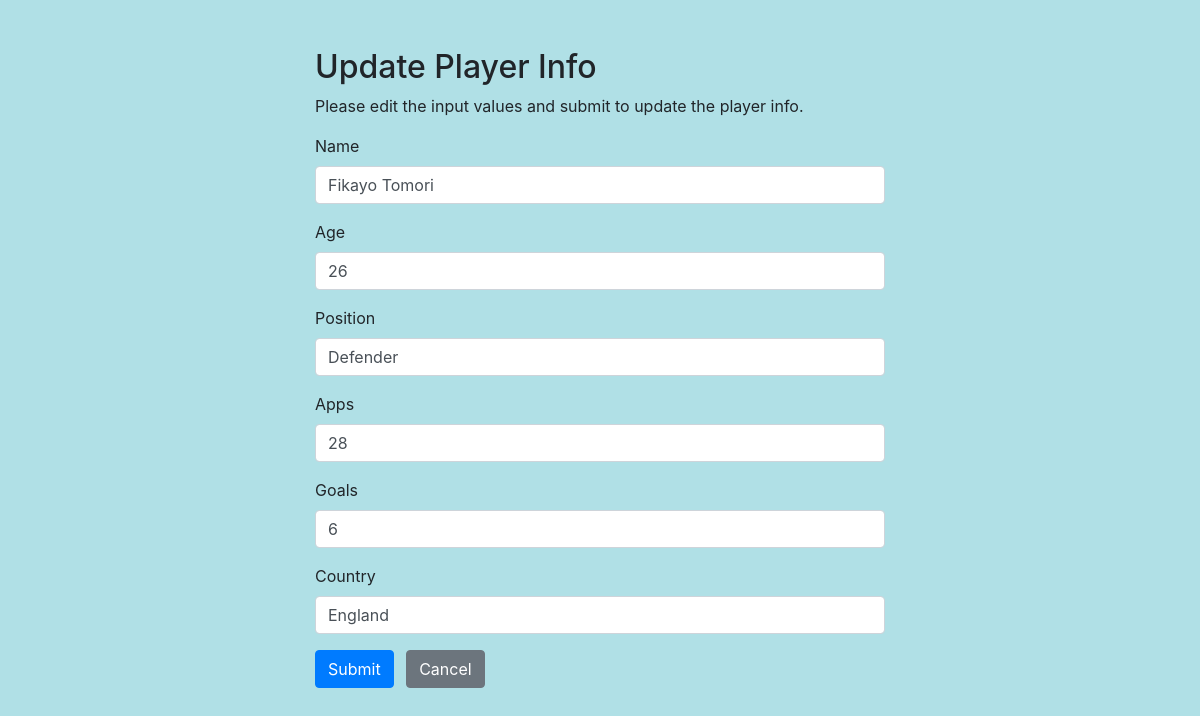
Page /update_player.php?id=1 on the committed database.
### tables this page shows
CREATE TABLE `players` (
  `Country` text NOT NULL,
  `id` int(100) NOT NULL,
  `Position` varchar(100) NOT NULL,
  `Name` varchar(100) NOT NULL,
  `age` int(100) NOT NULL,
  `apps` int(100) NOT NULL,
  `goals` int(100) NOT NULL,
  `goalp` int(100) NOT NULL,
  `assistp` int(100) NOT NULL,
  `cleanp` int(100) NOT NULL,
  `points` int(100) NOT NULL
);

### update_player.php (the view, shortened to what this page needs)
<?php
require_once "config.php";
$country = $position = $name = $age = $apps = $goals = "";
$country_err = $position_err = $name_err = $age_err = $apps_err = $goals_err = "";
if(isset($_POST["id"]) && !empty($_POST["id"])){
    $id = $_POST["id"];
    $input_country = trim($_POST["Country"]);
    if(empty($input_country)){
        $country_err = "Please enter a country name.";
    } else{
        $country = $input_country;
    }
    $input_position = trim($_POST["Position"]);
    if(empty($input_position)){
        $position_err = "Please enter position.";
    } else{
        $position = $input_position;
    }
    $input_name = trim($_POST["Name"]);
    if(empty($input_name)){
        $name_err = "Please enter a name.";
    }
     else{
        $name = $input_name;
    }
    $input_age = trim($_POST["age"]);
    if(empty($input_age)){
        $age_err = "Please enter an age.";
    }
    elseif(!ctype_digit($input_age)){
        $age_err = "Please enter a positive integer value.";
    }
    else{
        $age = $input_age;
    }
    $input_apps = trim($_POST["apps"]);
    if(empty($input_apps)){
        $apps_err = "Please enter apperance number.";
    }
    elseif(!ctype_digit($input_apps)){
        $apps_err = "Please enter a positive integer value.";
    }
    else{
        $apps = $input_apps;
    }
    $input_goals = trim($_POST["goals"]);
    if(empty($input_goals)){
        $address_goals = "Please enter goal numbers.";
    }
    elseif(!ctype_digit($input_goals)){
        $goals_err = "Please enter a positive integer value.";
    }
    else{
        $goals = $input_goals;
    }
    if(empty($country_err) && empty($position_err) && empty($name_err) && empty($age_err) && empty($apps_err) && empty($goals_err)){
        $sql = "UPDATE players SET Country=?,Position=?,Name=?,age=?,apps=?,goals=? WHERE id=?";
        if($stmt1 = mysqli_prepare($conn, $sql)){
            mysqli_stmt_bind_param($stmt1, "sssiiii", $param_country, $param_position, $param_name, $param_age, $param_apps, $param_goals, $param_id);
            $param_country = $country;
            $param_id = $id;
            $param_position = $position;
            $param_name = $name;
            $param_age = $age;
            $param_apps = $apps;
            $param_goals = $goals;
            if(mysqli_stmt_execute($stmt1)){
                header("location: control_player.php");
                exit();
            } else{
                echo "Oops! Something went wrong. Please try again later.";
            }
        }
        mysqli_stmt_close($stmt1);
    }
    mysqli_close($conn);
} else{
    if(isset($_GET["id"]) && !empty(trim($_GET["id"]))){
        $sql = "SELECT * FROM players WHERE id = ?";
        if($stmt1 = mysqli_prepare($conn, $sql)){
            mysqli_stmt_bind_param($stmt1, "i", $param_id);
            if(mysqli_stmt_execute($stmt1)){
                $result = mysqli_stmt_get_result($stmt1);
                if(mysqli_num_rows($result) == 1){
                    $row = mysqli_fetch_array($result, MYSQLI_ASSOC);
                    $country = $row["Country"];
                    $position = $row["Position"];
                    $name = $row["Name"];
                    $age = $row["age"];
                    $apps = $row["apps"];
                    $goals = $row["goals"];
                } else{
                    header("location: error_player.php");
                    exit();
                }
            } else{
                echo "Oops! Something went wrong. Please try again later.";
            }
        }
    }  else{
        header("location: error_player.php");
        exit();
    }
}
?>
<!DOCTYPE html>
<html lang="en">
<head>
    <link rel="stylesheet" href="https://stackpath.bootstrapcdn.com/bootstrap/4.5.2/css/bootstrap.min.css">
</head>
<body style="background-color:powderblue;">
<body>
    <div class="wrapper">
        <div class="container-fluid">
            <div class="row">
                <div class="col-md-12">
                    <h2 class="mt-5">Update Player Info</h2>
                    <p>Please edit the input values and submit to update the player info.</p>
                    <form action="<?php echo htmlspecialchars(basename($_SERVER['REQUEST_URI'])); ?>" method="post">
                        <div class="form-group">
                            <label>Name</label>
                            <input type="text" name="Name" class="form-control <?php echo (!empty($name_err)) ? 'is-invalid' : ''; ?>" value="<?php echo $name; ?>">
                        </div>
                        <div class="form-group">
                            <label>Age</label>
                            <input type="text" name="age" class="form-control <?php echo (!empty($age_err)) ? 'is-invalid' : ''; ?>" value="<?php echo $age; ?>">
                        </div>
                        <div class="form-group">
                            <label>Position</label>
                            <input type="text" name="Position" class="form-control <?php echo (!empty($position_err)) ? 'is-invalid' : ''; ?>" value="<?php echo $position; ?>">
                        </div>
                        <div class="form-group">
                            <label>Apps</label>
                            <input type="text" name="apps" class="form-control <?php echo (!empty($apps_err)) ? 'is-invalid' : ''; ?>" value="<?php echo $apps; ?>">
                        </div>
                        <div class="form-group">
                            <label>Goals</label>
                            <input type="text" name="goals" class="form-control <?php echo (!empty($goals_err)) ? 'is-invalid' : ''; ?>" value="<?php echo $goals; ?>">
                        </div>
                        <div class="form-group">
                            <label>Country</label>
                            <input type="text" name="Country" class="form-control <?php echo (!empty($country_err)) ? 'is-invalid' : ''; ?>" value="<?php echo $country; ?>">
                        </div>
                        <input type="submit" class="btn btn-primary" value="Submit">
                        <a href="control_player.php" class="btn btn-secondary ml-2">Cancel</a>
                    </form>
                </div>
            </div>
        </div>
    </div>
</body>
</html>

### update_player.php (style rules this page uses)
.wrapper { width: 600px; margin: 0 auto; }

### rows in the picture
players: Name "Fikayo Tomori", age "26", Position "Defender", apps "28", goals "6", Country "England"
